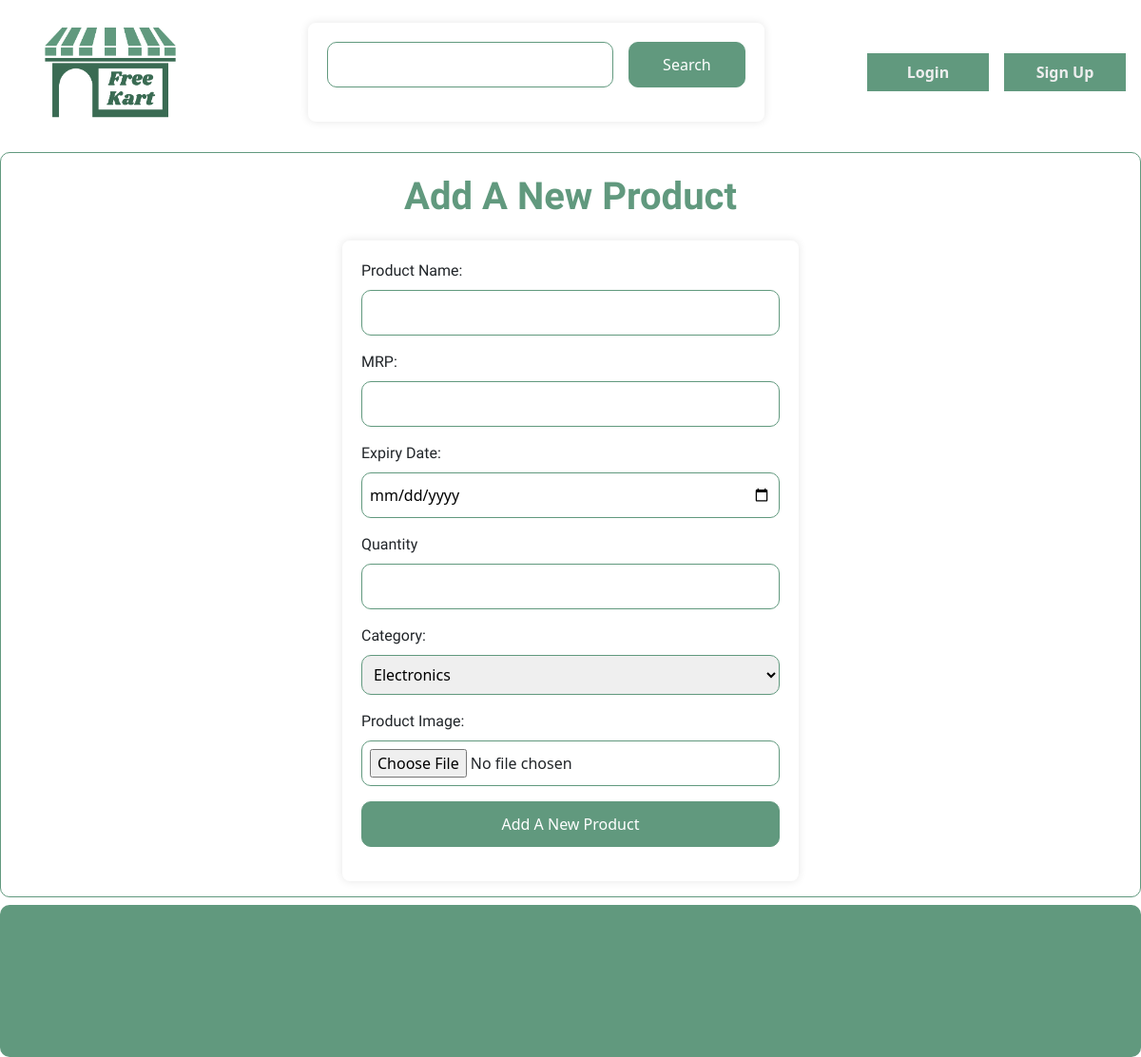
The page /dashboard/edit/8 (signed in) on the database as committed earlier.
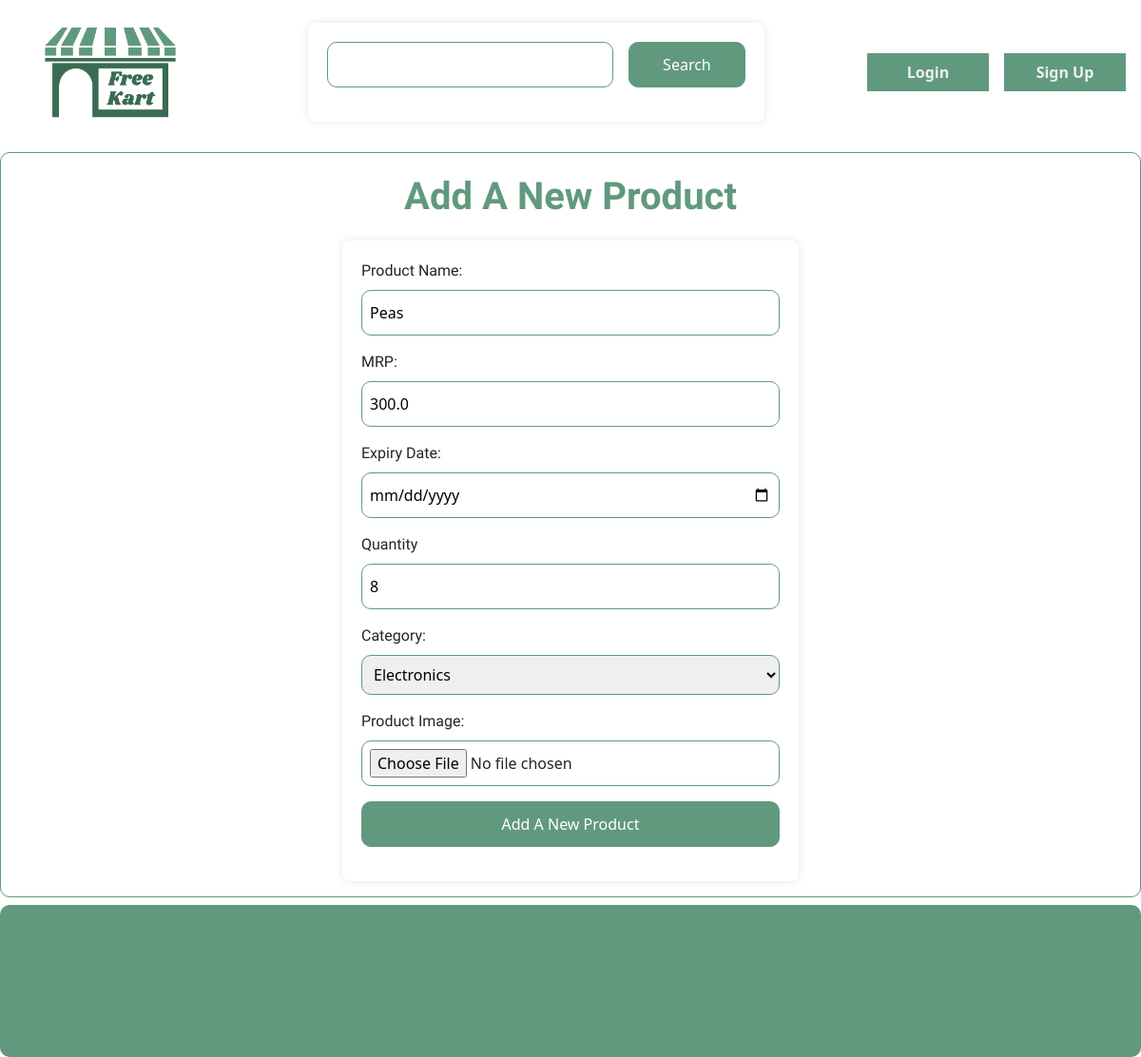
The same page on the database as committed later.
### models.py (models this page shows, shortened)
class Product(db.Model):
    __tablename__ = "products"
    id = db.Column(db.Integer, primary_key=True, autoincrement=True)
    expiry = db.Column(db.DateTime, nullable=False)
    pic = db.Column(db.String(50), nullable=False, default="")
    name = db.Column(db.String(50), nullable=False)
    quantity = db.Column(db.Integer, nullable=False)
    price = db.Column(db.Float, nullable=False)
    category = db.Column(db.String(25), nullable=False)
    seller_id = db.Column(db.Integer, db.ForeignKey('sellers.id'), nullable=False)

### routes/core.py (the view)
@core.route("/dashboard/edit/<int:id>")
def edit_product(id):
    seller = auth_seller()
    if not seller:
        return '',404
    product = Product.query.get(id)
    return render_template("edit.html", seller=seller, product=product)

### routes/core.py (called while the page is built)
def auth_seller():
    if 'user_id' not in session or 'type' not in session or session['type'] != 'seller':
        return None
    seller = Seller.query.get(session['user_id'])
    if not seller:
        return None
    return seller

### templates/edit.html (shortened to what this page needs)
{% extends "base.html" %}
{% block head %}
<link rel="stylesheet" href="{{
    url_for('static', filename = 'css/add.css')
}}">
{% endblock %}
{% block content %}
    <div class="display">
        <div class="heading">
           Add A New Product
        </div>
        <div class="products">
          <form action="/submit" id="addForm" enctype="multipart/form-data">
              <label for="productName">Product Name:</label>
              <input type="text" value="{{ product.name }}" id="productName" name="name" required><br>
              <label for="mrp">MRP:</label>
      <input type="number" id="mrp" value="{{ product.price }}" name="price" required><br>
              <label for="expiry">Expiry Date:</label>
      <input type="date" id="expiry" value="{{ product.expiry }}" name="expiry" required><br>
              <label for="quantity">Quantity</label>
      <input type="number" id="quantity" value="{{product.quantity}}" name="quantity" required><br>
              <label for="category">Category:</label>
              <select id="category" name="category" required>
                  <option value="electronics">Electronics</option>
              </select><br>
              <label for="pic">Product Image:</label>
              <input type="file" id="pic" name="pic" accept="image/*" required><br>
              <input type="submit" value="Add A New Product">
          </form>
        </div>
    </div>
{% endblock %}

Rows that differ between the two databases and show on the page:
added Product: name "Peas", price "300.0", quantity "8"
